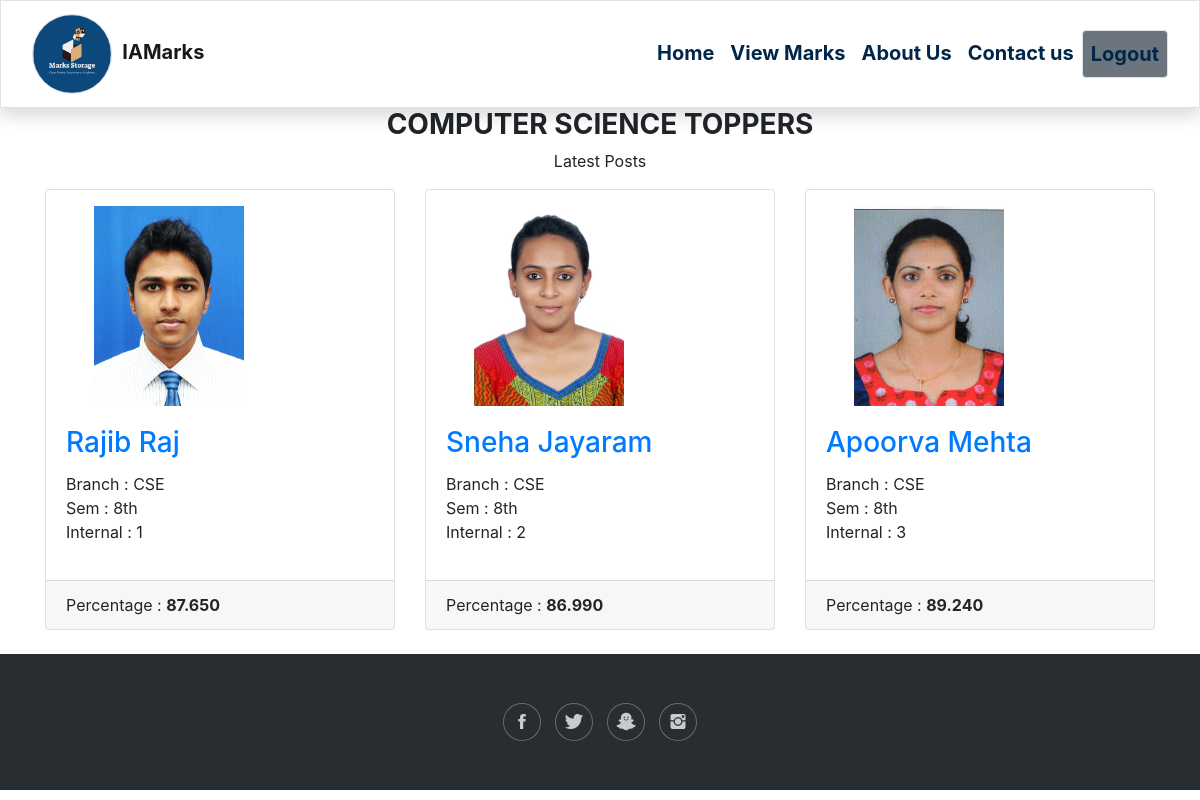
/student/csetoppers, run on the app's committed database.
### student/models.py (models this page shows, shortened)
class CseTopper(models.Model):
    sno=models.AutoField(primary_key=True)
    name=models.CharField(max_length=50)
    branch=models.CharField(max_length=20)
    sem=models.CharField(max_length=10)
    Internal=models.IntegerField()
    percentage=models.DecimalField(max_digits=6,decimal_places=3)
    img=models.ImageField(upload_to='toppersspic',blank=True,null=True)
    timeStamp=models.DateTimeField(blank=True)

### student/views.py (the view)
# urls.py: path('csetoppers',views.csetoppers,name="csetoppers"),
def csetoppers(request):
    posts=CseTopper.objects.all()
    context={'posts':posts}
    return render(request,'student/csetoppers.html',context)

### student/templates/student/csetoppers.html (shortened to what this page needs)
{% extends 'student/stud_basic.html' %}
{% load static %}
{% block body %}
 <section id="blog" class="blog-mf sect-pt4 route">
      <div class="container">
        <div class="row">
          <div class="col-sm-12">
            <div class="title-box text-center">
              <h3 class="title">
              <b>COMPUTER SCIENCE TOPPERS </b>
              </h3>
              <p class="subtitle-a">
               Latest Posts
              </p>
            </div>
          </div>
        </div>
        <div class="row">
         {% for  post in posts %}
          <div class="col-md-4">
            <div class="card card-blog">
              <div class="card-img mt-3 mx-5">
                <a href="{{post.img.url}}"><img src="{{post.img.url}}" alt="" class="img" height="200px" width="150px"></a>
              </div>
              <div class="card-body">
                <h3 class="card-title"><a href="blog-single.html">{{post.name}}</a></h3>
                <p class="card-description">
                  Branch : {{post.branch}}<br>
                  Sem : {{post.sem}}<br>
                  Internal : {{post.Internal}}
                </p>
              </div>
              <div class="card-footer">
                <div class="post-author">
                    <span class="author">Percentage : <b>{{post.percentage}}</b></span>
                </div>
              </div>
            </div>
          </div>
          <br>
          {% endfor %}
        </div>
      </div>
    </section>
{% endblock body %}

### data on the page
CseTopper: img (picture), name "Rajib Raj", branch "CSE", sem "8th", Internal "1", percentage "87.650"
CseTopper: img (picture), name "Sneha Jayaram", branch "CSE", sem "8th", Internal "2", percentage "86.990"
CseTopper: img (picture), name "Apoorva Mehta", branch "CSE", sem "8th", Internal "3", percentage "89.240"
